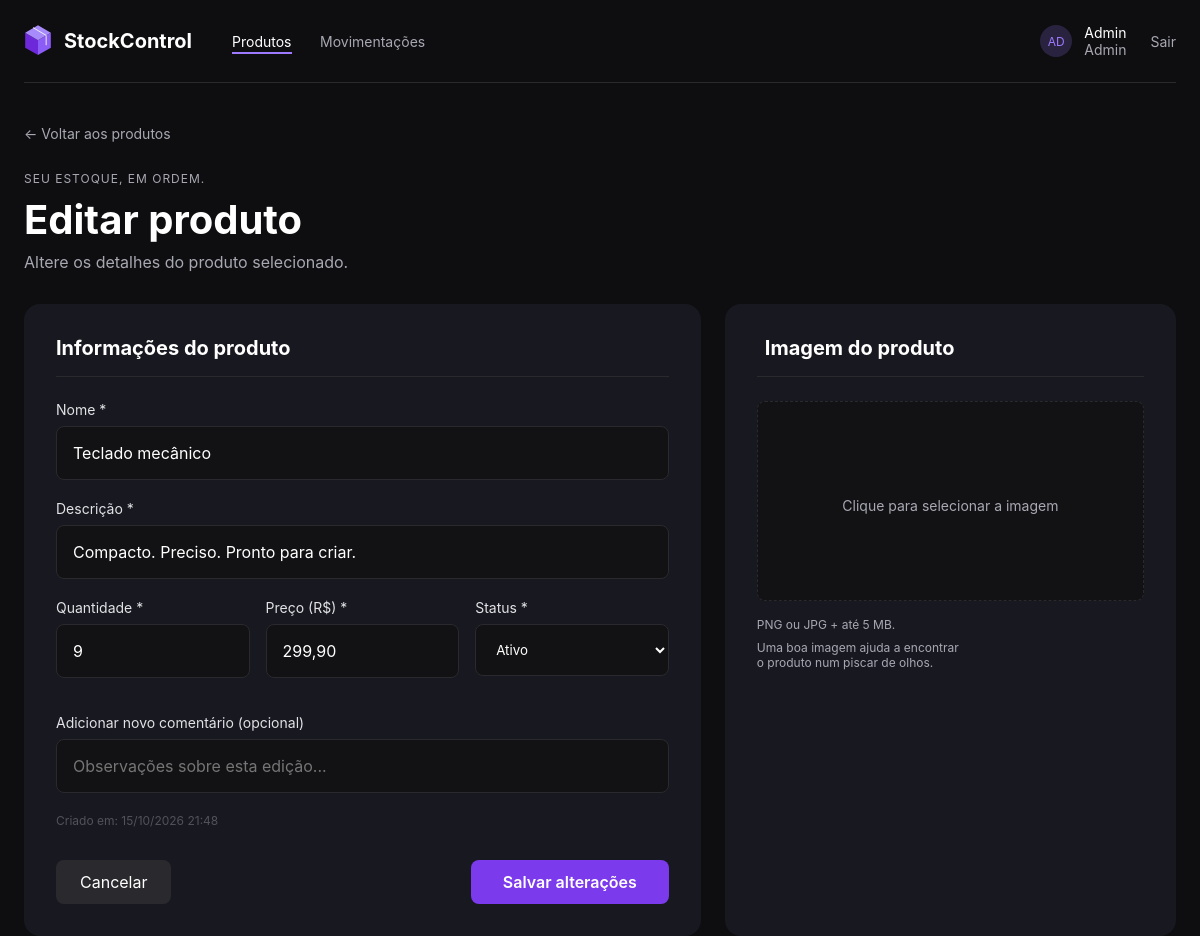
The app's page /editar-produto.php?id=2 (signed in) with its own data.
### tables this page shows
CREATE TABLE `produtos` (
  `id` int(11) NOT NULL,
  `nome` varchar(100) NOT NULL,
  `descricao` text DEFAULT NULL,
  `preco` decimal(10,2) NOT NULL,
  `quantidade` int(11) NOT NULL DEFAULT 0,
  `status` enum('ativo','inativo') DEFAULT 'ativo',
  `criado_em` timestamp NOT NULL DEFAULT current_timestamp(),
  `imagem` varchar(255) DEFAULT NULL
);

### editar-produto.php (the view, shortened to what this page needs)
<?php
require './conn/conexao.php';
$id_produto = $_GET['id'];
$stmt = $pdo->prepare("SELECT * FROM produtos WHERE id = ?");
$stmt->execute([$id_produto]);
$produto = $stmt->fetch(PDO::FETCH_ASSOC);
?>
<!DOCTYPE html>
<html lang="pt-BR">
<head>
    <link rel="stylesheet" href="style.css">
</head>
<body>
    <div class="dashboard-container">
        <header class="topbar">
            <div class="topbar-left">
                <div class="logo"
                    style="display: flex; align-items: center; gap: 12px; transition: transform 0.3s ease; cursor: pointer;"
                    onclick="window.location.href='painel.php'" onmouseover="this.style.transform='scale(1.05)'"
                    onmouseout="this.style.transform='scale(1)'">
                    <strong style="font-size: 1.25rem;">StockControl</strong>
                </div>
                <nav class="nav-links">
                    <a href="painel.php" class="active">Produtos</a>
                    <a href="movimentacoes.php">Movimentações</a>
                </nav>
            </div>
            <div class="topbar-right">
                <a href="perfil.php" style="text-decoration: none; display: block;">
                    <div class="user-profile" style="transition: transform 0.2s ease; cursor: pointer;"
                        onmouseover="this.style.transform='scale(1.05)'" onmouseout="this.style.transform='scale(1)'">
                        <div class="avatar"
                            style="background-color: rgba(157, 122, 255, 0.2); color: #9D7AFF; display: flex; align-items: center; justify-content: center; overflow: hidden;">
                            <?php
                            $stmt_user = $pdo->prepare("SELECT foto_perfil FROM usuarios WHERE id = ?");
                            $stmt_user->execute([$_SESSION['usuario_id']]);
                            $foto_header = $stmt_user->fetchColumn();
                            if (!empty($foto_header)): ?>
                                <img src="uploads/<?= htmlspecialchars($foto_header) ?>"
                                    style="width: 100%; height: 100%; border-radius: 50%; object-fit: cover;">
                            <?php else: ?>
                                <?= strtoupper(substr($_SESSION['nome'], 0, 2)) ?>
                            <?php endif; ?>
                        </div>
                        <div class="user-info">
                            <span><?= htmlspecialchars($_SESSION['nome']) ?></span>
                            <span class="user-role"><?= ucfirst($_SESSION['nivel_acesso']) ?></span>
                        </div>
                    </div>
                </a>
                <a href="logout.php" class="logout-link"><i class="ph ph-sign-out"></i> Sair</a>
            </div>
        </header>
        <main>
            <a href="painel.php" style="color: #A8A8B3; text-decoration: none; font-size: 0.875rem;">&larr; Voltar aos
                produtos</a>
            <section class="page-header" style="margin-top: 24px;">
                <span class="tag" style="background: none; padding: 0;">SEU ESTOQUE, EM ORDEM.</span>
                <h1>Editar produto</h1>
                <p>Altere os detalhes do produto selecionado.</p>
            </section>
            <form action="" method="POST" enctype="multipart/form-data" class="product-form-container">
                <div class="form-panel">
                    <h3>Informações do produto</h3>
                    <div class="form-group">
                        <label>Nome *</label>
                        <input type="text" name="nome" value="<?= htmlspecialchars($produto['nome']) ?>" required>
                    </div>
                    <div class="form-group">
                        <label>Descrição *</label>
                        <input type="text" name="descricao" value="<?= htmlspecialchars($produto['descricao']) ?>"
                            required>
                    </div>
                    <div class="form-row">
                        <div class="form-group">
                            <label>Quantidade *</label>
                            <input type="number" name="quantidade" value="<?= $produto['quantidade'] ?>" required>
                        </div>
                        <div class="form-group">
                            <label>Preço (R$) *</label>
                            <input type="text" name="preco" value="<?= number_format($produto['preco'], 2, ',', '') ?>"
                                required>
                        </div>
                        <div class="form-group">
                            <label>Status *</label>
                            <select name="status"
                                style="width: 100%; padding: 16px; background: #121214; border: 1px solid #29292E; color: #FFF; border-radius: 8px;">
                                <option value="ativo" <?= $produto['status'] == 'ativo' ? 'selected' : '' ?>>Ativo</option>
                            </select>
                        </div>
                    </div>
                    <div class="form-group">
                        <label>Adicionar novo comentário (opcional)</label>
                        <input type="text" name="comentario" placeholder="Observações sobre esta edição...">
                    </div>
                    <p style="color: #52525B; font-size: 0.75rem; margin-top: 16px;">Criado em:
                        <?= date('d/m/Y H:i', strtotime($produto['criado_em'])) ?>
                    </p>
                    <div class="form-actions">
                        <a href="painel.php" class="btn-secondary">Cancelar</a>
                        <button type="submit" class="btn-primary"
                            style="width: auto; margin: 0; padding: 12px 32px;">Salvar alterações</button>
                    </div>
                </div>
                <div class="form-panel">
                    <h3
                        style="display: flex; align-items: center; gap: 8px; border-bottom: 1px solid #29292E; padding-bottom: 16px;">
                        <i class="ph ph-image" style="color: #9D7AFF;"></i> Imagem do produto
                    </h3>
                    <div class="image-upload-box" id="upload-box"
                        onclick="document.getElementById('imagem_produto').click()"
                        style="margin-top: 24px; <?= !empty($produto['imagem']) ? 'border: none; background-color: transparent;' : '' ?>">
                        <?php if (!empty($produto['imagem'])): ?>
                            <img src="uploads/<?= htmlspecialchars($produto['imagem']) ?>"
                                style="width:100%; height:100%; object-fit:cover; border-radius: 8px;">
                        <?php else: ?>
                            <span id="upload-text" style="font-size: 0.875rem;">Clique para selecionar a imagem</span>
                        <?php endif; ?>
                    </div>
                    <p style="color: #A8A8B3; font-size: 0.75rem; margin-top: 16px;">PNG ou JPG + até 5 MB.</p>
                    <p style="color: #A8A8B3; font-size: 0.75rem; margin-top: 8px;">Uma boa imagem ajuda a
                        encontrar<br>o produto num piscar de olhos.</p>
                </div>
            </form>
        </main>
    </div>
</body>
</html>

### style.css (style rules this page uses)
* { margin: 0; padding: 0; box-sizing: border-box; font-family: "Inter", sans-serif; }
body { background-color: #0e0e10; color: #ffffff; display: flex; height: 100vh; }
.tag { background-color: rgba(255, 255, 255, 0.1); padding: 6px 12px; border-radius: 16px; font-size: 0.75rem; text-transform: uppercase; letter-spacing: 1px; width: max-content; color: #a8a8b3; }
.form-group { margin-bottom: 20px; }
.form-group label { display: block; margin-bottom: 8px; font-size: 0.875rem; color: #e1e1e6; }
.form-group input { width: 100%; padding: 16px; background-color: #121214; border: 1px solid #29292e; border-radius: 8px; color: #fff; font-size: 1rem; outline: none; transition: border 0.2s; }
.btn-primary { width: 100%; padding: 16px; background-color: #7c3aed; color: #fff; border: none; border-radius: 8px; font-size: 1rem; font-weight: 600; cursor: pointer; transition: background-color 0.2s; margin-top: 10px; }
.dashboard-container { width: 100%; max-width: 1200px; margin: 0 auto; padding: 0 24px; }
.topbar { display: flex; justify-content: space-between; align-items: center; padding: 24px 0; border-bottom: 1px solid #29292e; margin-bottom: 40px; }
.topbar-left { display: flex; align-items: center; gap: 40px; }
.nav-links a { color: #a8a8b3; text-decoration: none; font-size: 0.875rem; margin-right: 24px; }
.nav-links a.active { color: #fff; }
.topbar-right { display: flex; align-items: center; gap: 24px; }
.user-profile { display: flex; align-items: center; gap: 12px; }
.avatar { width: 32px; height: 32px; background-color: #29292e; border-radius: 50%; display: flex; align-items: center; justify-content: center; font-size: 0.75rem; color: #9d7aff; }
.user-info span { display: block; font-size: 0.875rem; }
.user-role { color: #a8a8b3; font-size: 0.75rem; }
.logout-link { color: #a8a8b3; text-decoration: none; font-size: 0.875rem; }
.page-header h1 { font-size: 2.5rem; margin: 8px 0; }
.page-header p { color: #a8a8b3; margin-bottom: 32px; }
.product-form-container { display: grid; grid-template-columns: 1.5fr 1fr; gap: 24px; margin-top: 24px; }
.form-panel { background-color: #181820; border-radius: 16px; padding: 32px; }
.form-panel h3 { font-size: 1.25rem; margin-bottom: 24px; border-bottom: 1px solid #29292e; padding-bottom: 16px; }
.form-row { display: flex; gap: 16px; margin-bottom: 16px; }
.form-row .form-group { flex: 1; }
.form-actions { display: flex; justify-content: space-between; align-items: center; margin-top: 32px; }
.btn-secondary { background-color: #29292e; color: #fff; border: none; padding: 12px 24px; border-radius: 8px; cursor: pointer; text-decoration: none; }
.image-upload-box { background-color: #121214; border: 1px dashed #29292e; border-radius: 8px; height: 200px; display: flex; flex-direction: column; align-items: center; justify-content: center; color: #a8a8b3; margin-bottom: 16px; }
a { text-decoration: none; position: relative; color: inherit; transition: color 0.3s ease; }
a::after { content: ""; position: absolute; width: 0; height: 2px; bottom: -4px; left: 0; background-color: #9d7aff; transition: width 0.3s cubic-bezier(0.25, 1, 0.5, 1); }
a:hover::after, a.active::after { width: 100%; }
input[type="number"] { -moz-appearance: textfield; appearance: textfield; }
a.logout-link { transition: transform 0.2s ease, color 0.3s ease; display: inline-flex; align-items: center; }
a.logout-link::after { background-color: #ef4444; }
a.btn-primary::after, a.btn-secondary::after, a.action-link::after { display: none; }
.page-header { animation: fadeInUp 0.6s ease-out; }
.btn-primary, .btn-secondary, .btn-danger, .tab-btn { transition: all 0.2s ease-in-out; }
.image-upload-box { position: relative; cursor: pointer; transition: all 0.3s cubic-bezier(0.4, 0, 0.2, 1); overflow: hidden; }

### records on screen
produtos: nome "Teclado mecânico", descricao "Compacto. Preciso. Pronto para criar.", quantidade "9", preco "299,90", status "Ativo", criado_em "15/10/2026 21:48"

### other values on screen
substr($_SESSION['nome'], 0, 2) "AD"
$_SESSION['nome'] "Admin"
$_SESSION['nivel_acesso'] "Admin"
